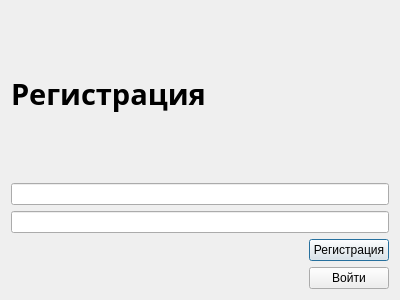
<?xml version="1.0" encoding="UTF-8"?>
<ui version="4.0">
 <class>Dialog</class>
 <widget class="QDialog" name="Dialog">
  <property name="geometry">
   <rect>
    <x>0</x>
    <y>0</y>
    <width>400</width>
    <height>300</height>
   </rect>
  </property>
  <property name="windowTitle">
   <string>Dialog</string>
  </property>
  <layout class="QVBoxLayout" name="verticalLayout">
   <item>
    <widget class="QLabel" name="label">
     <property name="font">
      <font>
       <family>Segoe Print</family>
       <pointsize>22</pointsize>
       <weight>75</weight>
       <bold>true</bold>
      </font>
     </property>
     <property name="text">
      <string>Регистрация</string>
     </property>
    </widget>
   </item>
   <item>
    <widget class="QLineEdit" name="lineEdit"/>
   </item>
   <item>
    <widget class="QLineEdit" name="lineEdit_2"/>
   </item>
   <item alignment="Qt::AlignRight">
    <widget class="QPushButton" name="pushButton">
     <property name="text">
      <string>Регистрация</string>
     </property>
    </widget>
   </item>
   <item alignment="Qt::AlignRight">
    <widget class="QPushButton" name="pushButton_2">
     <property name="text">
      <string>Войти</string>
     </property>
    </widget>
   </item>
  </layout>
 </widget>
 <resources/>
 <connections/>
</ui>
